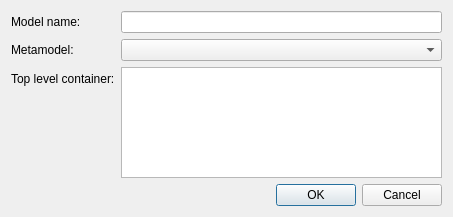
<?xml version="1.0" encoding="UTF-8"?>
<ui version="4.0">
 <class>NewModel</class>
 <widget class="QDialog" name="NewModel">
  <property name="geometry">
   <rect>
    <x>0</x>
    <y>0</y>
    <width>453</width>
    <height>217</height>
   </rect>
  </property>
  <property name="windowTitle">
   <string>Create new model</string>
  </property>
  <layout class="QGridLayout" name="gridLayout">
   <item row="0" column="0">
    <layout class="QFormLayout" name="formLayout">
     <item row="0" column="0">
      <widget class="QLabel" name="lblModelName">
       <property name="text">
        <string>Model name:</string>
       </property>
      </widget>
     </item>
     <item row="0" column="1">
      <widget class="QLineEdit" name="lneModel"/>
     </item>
     <item row="1" column="0">
      <widget class="QLabel" name="lblMetamodel">
       <property name="text">
        <string>Metamodel:</string>
       </property>
      </widget>
     </item>
     <item row="1" column="1">
      <widget class="QComboBox" name="cboMetamodel"/>
     </item>
     <item row="2" column="1">
      <widget class="QListWidget" name="lstTopLevelContainers"/>
     </item>
     <item row="2" column="0">
      <widget class="QLabel" name="lblTopLevelContainer">
       <property name="text">
        <string>Top level container:</string>
       </property>
      </widget>
     </item>
    </layout>
   </item>
   <item row="1" column="0">
    <widget class="QDialogButtonBox" name="buttonBox">
     <property name="orientation">
      <enum>Qt::Horizontal</enum>
     </property>
     <property name="standardButtons">
      <set>QDialogButtonBox::Cancel|QDialogButtonBox::Ok</set>
     </property>
    </widget>
   </item>
  </layout>
 </widget>
 <resources/>
 <connections>
  <connection>
   <sender>buttonBox</sender>
   <signal>accepted()</signal>
   <receiver>NewModel</receiver>
   <slot>accept()</slot>
   <hints>
    <hint type="sourcelabel">
     <x>248</x>
     <y>254</y>
    </hint>
    <hint type="destinationlabel">
     <x>157</x>
     <y>274</y>
    </hint>
   </hints>
  </connection>
  <connection>
   <sender>buttonBox</sender>
   <signal>rejected()</signal>
   <receiver>NewModel</receiver>
   <slot>reject()</slot>
   <hints>
    <hint type="sourcelabel">
     <x>316</x>
     <y>260</y>
    </hint>
    <hint type="destinationlabel">
     <x>286</x>
     <y>274</y>
    </hint>
   </hints>
  </connection>
 </connections>
</ui>
